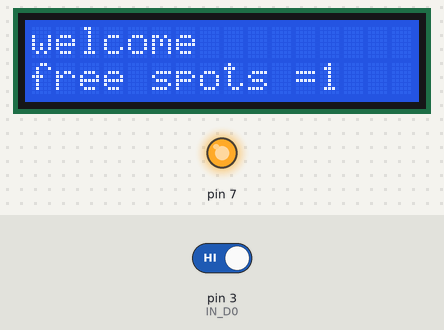
A sketch run on a simulated Arduino Uno, built with avr-gcc and run on an emulated ATmega328P. Shown: 16×2 character LCD, output pins drawn as LEDs (lit = HIGH). The inputs (shaded band) are chosen by the test bench; at power-on: pin 3 (IN_D0) HIGH.

Above: at 2.2 s.
2.3 s: pin 3 (IN_D0) driven LOW
At 3.6 s:
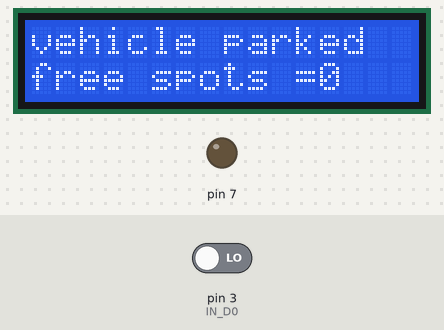
6.4 s: pin 3 (IN_D0) driven HIGH
At 8.5 s:
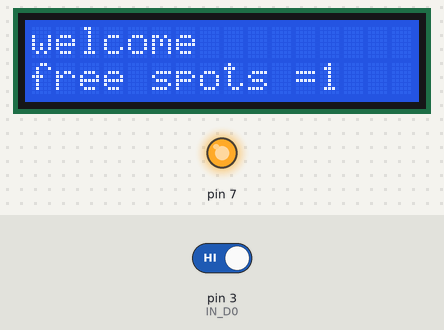
Timing chart, 0 to 10.0 s (numbered marks = the images above; inputs shaded):
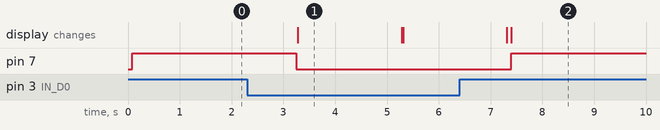

Measured:
- after the input at 2.3 s, pin 7: HIGH → LOW after 0.95 s; the display: changes after 0.98 s (image 1)
- after the input at 6.4 s, pin 7: LOW → HIGH after 1.0 s
- what the display in image 1 shows lasts 2.0 s, from 3.3 s to 5.3 s

The sketch:

ir_with_lcd.ino
```cpp
 #include <Wire.h>
#include <LiquidCrystal_I2C.h>

/////this works jst fine

const int IN_D0 = 3;//D5; // digital input


LiquidCrystal_I2C lcd (0x27 , 2,1,0,4,5,6,7,3, POSITIVE);

void setup() {
  // put your setup code here, to run once:
 Serial.begin(9600);
 pinMode(7,OUTPUT);
pinMode (IN_D0, INPUT);
bool value_D0;
value_D0 = digitalRead(IN_D0);
// lcd.begin(16,2);
//  lcd.setCursor(0,0);
//  lcd.print("welcome");
//  delay(1000);


if(value_D0==0)
{
 lcd.clear();
  //lcd.noBacklight();
  digitalWrite(7,LOW);
  lcd.print("vehicle parked");

  lcd.setCursor(0,1);
  lcd.print("free spots =0");
  delay(2000);
  lcd.clear();
}
else
{
lcd.begin(16,2);
  lcd.setCursor(0,0);
  //lcd.noBacklight();
  lcd.print("welcome");
  lcd.setCursor(0,1);
  lcd.print("free spots =1");
  digitalWrite(7,HIGH);
delay(1000);


}
}

void loop() {
  // put your main code here, to run repeatedly:
  setup();

}
```
